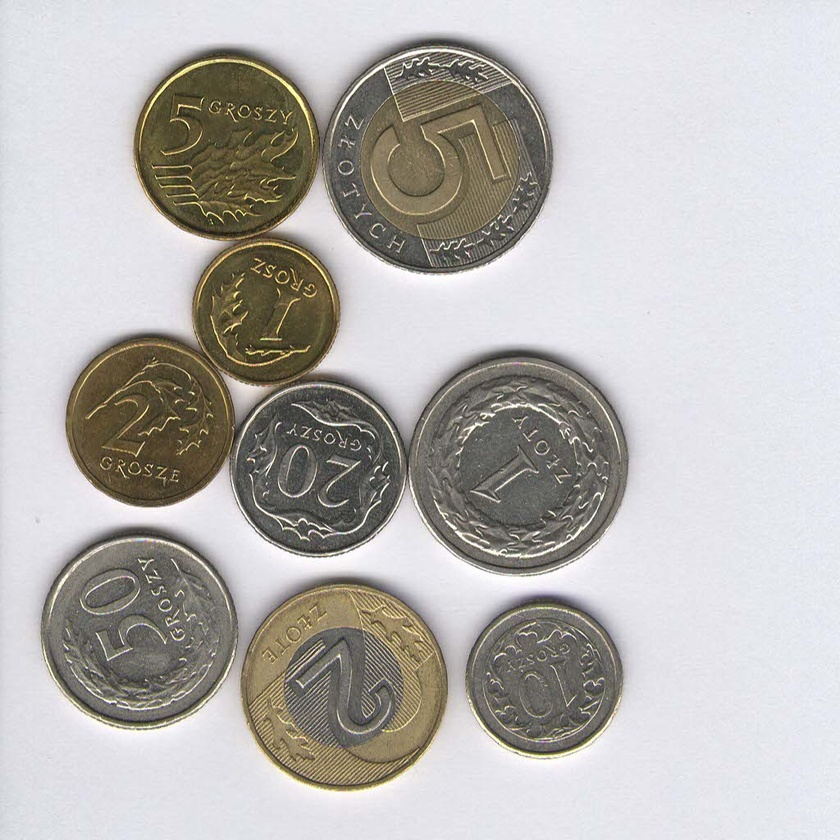
#> input picture sample_images/coins_23.jpg, 840 x 840 px, shrunk from 1024 x 1024 before the run
$ jupyter execute --allow-errors coin_detection.ipynb   (older library calls are emulated)
#> lines starting #> are read from the running program, lines starting #| are printed output that depends on the picture; after the words box and inside, x2 and y2 are one past the last pixel; in counts of white or black regions, pixels touching at a corner belong together
# Digital Image Processing - coin detection

*author*: Rafał Lelito

Please select file form **sample_images** folder and then assign it to **sourceImage** variable.

### Functions displaying images

[cell 1]
import matplotlib.pyplot as plt

# displaying images next to each other
def show2imgs(im1, im2, title1 = '1st image', title2 = '2nd image', size = (17,17)):
    f, (ax1, ax2) = plt.subplots(1,2, figsize=size)
    ax1.imshow(im1, cmap = 'gray')
    ax1.axis()
    ax1.set_title(title1)

    ax2.imshow(im2, cmap = 'gray')
    ax2.axis()
    ax2.set_title(title2)
    plt.show()

# displaying one image
# [6 lines left out: function showimg, not called in this run]

### Loading image and initial preparations

[cell 2]
sourceImage = 'coins_23.jpg'


from skimage import io, color, img_as_ubyte
import cv2
import warnings
warnings.filterwarnings('ignore')

image = io.imread('sample_images/' + sourceImage)
#> image is the input picture: shape (840, 840, 3); mean R, G, B 183.5, 180.9, 178.1
imageGray = color.rgb2gray(image)
imageUbyte = img_as_ubyte(imageGray)
imageBlur = cv2.blur(imageUbyte, (9,9))

show2imgs(image, imageGray, "Original image", "Image in grayscale")
show2imgs(imageUbyte, imageBlur, "Image as ubyte", "Image after blurring")
#> call 2 of show2imgs, with title1 = 'Image as ubyte', title2 = 'Image after blurring', size = (17, 17)
#> in show2imgs (call 2), `plt.show()`:
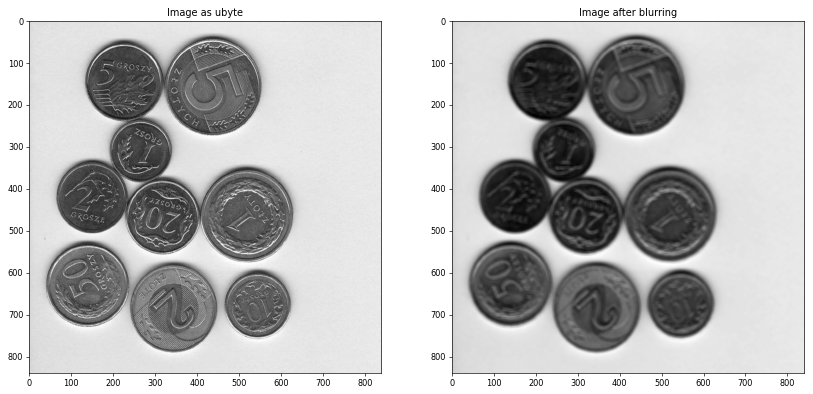
#> figure drawn by matplotlib, 2 panels

### Comparing results of binary conversion

[cell 3]
import cv2

th = 78
th, imageBinaryBlur = cv2.threshold(imageBlur, thresh = th, maxval = 255, type = cv2.THRESH_OTSU)
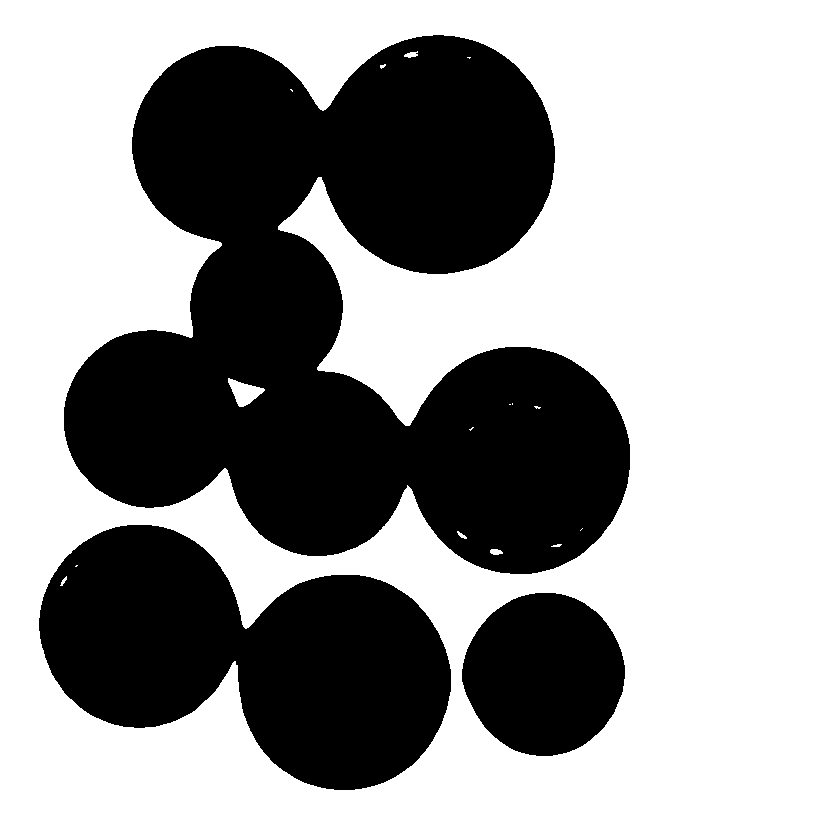
#> imageBinaryBlur: shape (840, 840); 61.8% white; 3 black regions, box (x1, y1, x2, y2) and area: (64, 35, 630, 574) 181301, (39, 525, 451, 790) 67942, (462, 593, 625, 756) 20407
#> th = 167
th, imageBinaryUbyte = cv2.threshold(imageUbyte, thresh = th, maxval = 255, type = cv2.THRESH_OTSU)
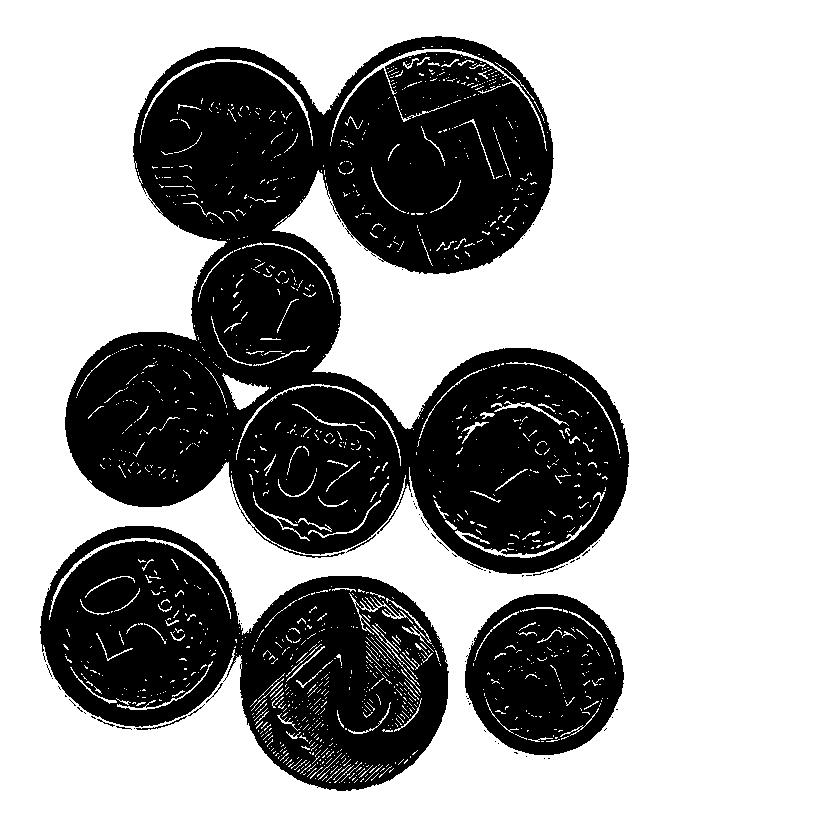
#> imageBinaryUbyte: shape (840, 840); 64.7% white; 68 black regions (59 under 20 px), largest, box (x1, y1, x2, y2) and area: (65, 36, 629, 574) 169042, (40, 526, 449, 791) 60825, (465, 594, 624, 755) 18810
#> th = 162

show2imgs(imageBinaryUbyte, imageBinaryBlur, "Image (ubyte) after binary conversion", "Image (blur) after binary conversion")

## Image tranistion to split coins

### Morphology operations: opening and dilation

[cell 4]
import numpy as np
import cv2

kernelEllipse = cv2.getStructuringElement(cv2.MORPH_ELLIPSE,(7,7))

imageOpening = cv2.morphologyEx(imageBinaryBlur, cv2.MORPH_OPEN, kernel = kernelEllipse, iterations = 2)
#> imageOpening: shape (840, 840); 61.7% white; 2 black regions, box (x1, y1, x2, y2) and area: (64, 35, 630, 574) 181892, (39, 525, 625, 790) 88630
imageDilate = cv2.morphologyEx(imageOpening, cv2.MORPH_DILATE, kernel = kernelEllipse, iterations = 4)
#> imageDilate: shape (840, 840); 69.3% white; 3 black regions, box (x1, y1, x2, y2) and area: (76, 47, 618, 562) 147654, (51, 537, 443, 778) 54149, (471, 605, 613, 744) 14816

show2imgs(imageOpening, imageDilate, "Image after opening operation", "Image after dilation operation")

### Operations: color inversion, distance transform

[cell 5]
imageInvert = cv2.bitwise_not(imageDilate)
imageDistanceTransform = cv2.distanceTransform(imageInvert,cv2.DIST_L2,5)

show2imgs(imageInvert, imageDistanceTransform, "Image after color inversion", "Image after distance transform")

### Searching for certain foreground of coin and dilation operation

[cell 6]
_, certainForeground = cv2.threshold(imageDistanceTransform, thresh=0.35*imageDistanceTransform.max(), maxval=255, type=0)
#> certainForeground: shape (840, 840) float32; 10.5% white; 9 white regions, largest, box (x1, y1, x2, y2) and area: (353, 83, 507, 226) 15753, (443, 395, 582, 526) 13171, (283, 623, 404, 742) 11016
certainForegroundU8 = np.uint8(certainForeground)
imageCore = cv2.morphologyEx(certainForegroundU8, cv2.MORPH_DILATE, kernel = kernelEllipse, iterations = 10)
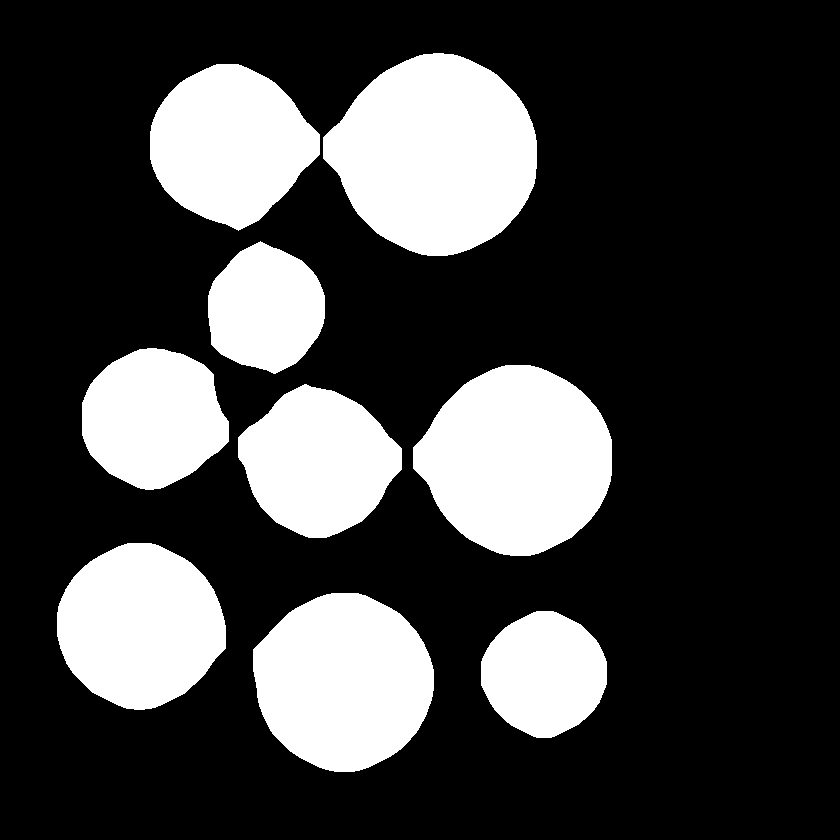
#> imageCore: shape (840, 840); 25.9% white; 9 white regions

show2imgs(certainForeground, imageCore, "Image with certain foreground", "Image after dilation")

### Operations: searching for edge of coins, merging them with image and removing small objects

[cell 7]
_, objectContours, _ = cv2.findContours(imageCore, cv2.RETR_EXTERNAL, cv2.CHAIN_APPROX_SIMPLE)
#> objectContours = 9 contours; largest, box (x1, y1, x2, y2) and area: (323, 53, 537, 256) 31612, (413, 365, 612, 556) 27868, (253, 593, 434, 772) 24598, (57, 543, 226, 710) 21097, (150, 64, 320, 231) 19648
imageContours = np.zeros_like(imageInvert)
for i in range(len(objectContours)):
    objectCircle = objectContours[i]
    (y, x), objectRadius = cv2.minEnclosingCircle(objectCircle)
    objectCenter = (int(y), int(x))
    objectRadius = int(objectRadius)
    cv2.circle(imageContours, objectCenter, objectRadius, 255, 3)
#> this loop made 9 passes
#> (y, x, objectRadius, objectCenter) on passes 1 to 8: (543.5, 673.7, 63, (543, 673)), (340.8, 679.1, 92, (340, 679)), (141.5, 627, 86, (141, 627)), (319.2, 454.7, 83, (319, 454)), (512.6, 457.7, 100, (512, 457)), (155, 421.5, 75, (155, 421)), (266.3, 307.1, 66, (266, 307)), (234.2, 144.6, 85, (234, 144))
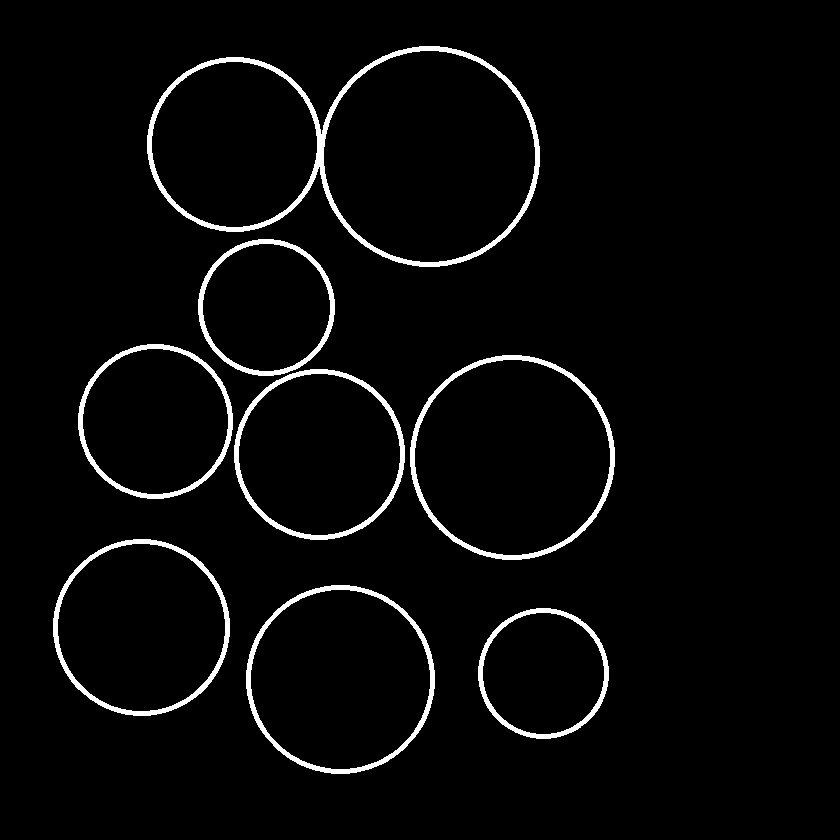
#> imageContours: shape (840, 840); 3.3% white; 8 white regions, largest, box (x1, y1, x2, y2) and area: (147, 46, 540, 267) 5985, (410, 355, 615, 560) 3144, (246, 585, 435, 774) 2826

imageContours = cv2.morphologyEx(imageContours, cv2.MORPH_CLOSE, kernel = kernelEllipse, iterations = 12)
#> imageContours: shape (840, 840); 6.6% white; 1 white region, box (x1, y1, x2, y2) and area: (53, 46, 615, 774) 46876
imageConnected = cv2.subtract(imageInvert, imageContours)
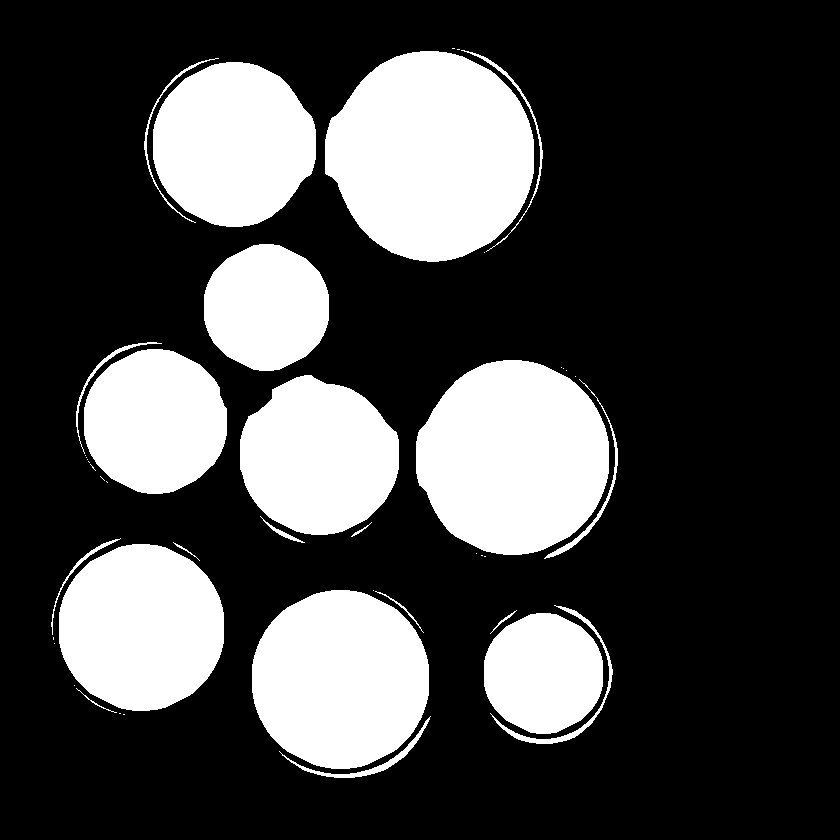
#> imageConnected: shape (840, 840); 27.6% white; 45 white regions (23 under 20 px), largest, box (x1, y1, x2, y2) and area: (325, 51, 534, 262) 33773, (416, 360, 609, 555) 29295, (252, 590, 429, 769) 25041

from skimage import morphology
imageConnectedInvert = cv2.bitwise_not(imageConnected)
#> (the rest of this cell did not finish here and is left out)

## Region splitting segmentation

[cell 8]
import numpy as np

# spliting function
# [84 lines left out: functions mySplit, mySegmentation, not called in this run]

### Launching segmentation function

[cell 9]
import time
t0 = time.time()

#> (the rest of this cell did not finish here and is left out)

[cell 10]
print("Segmentation results\n")
#> (the rest of this cell did not finish here and is left out)

### Collecting data about objects and storing them in list of dictionaries

[cell 11]
# additions functions

# [24 lines left out: functions showimgColored, transformId, getFigure, not called in this run]

[cell 12]
# list storing all data about objects in dictionary
objectsData = []

#> (the rest of this cell did not finish here and is left out)

### Function displaying objects by Id

[cell 13]
# [7 lines left out: function showimgById, not called in this run]

#> (the rest of this cell did not finish here and is left out)

### Setting center of gravity / Computing factors: BlairBliss, Feret, Haralick

[cell 14]
# functions

from scipy.spatial import distance
import math

# [34 lines left out: functions cog2, computeBlairBliss, computeFeret, computeHaralick, not called in this run]

#### Output

#> (a cell that did not finish here is left out)

## Detecting nominal value of coins

[cell 16]
# functions

import colorsys

# checking if selected value is in margin of error
# [40 lines left out: functions isIn, averageHSV, findValue, not called in this run]

### Final program output

[cell 17]
sumOfCoins = 0

print("Data for all coins:")
for i in objectsData[1:]:
    size = 30
    coinCenterColor = image[i['center'][0]-size:i['center'][0]+size, i['center'][1]-size:i['center'][1]+size]
    coinCenterColorBlur = cv2.blur(coinCenterColor, (9, 9))
    objectCenterHSV = averageHSV(coinCenterColorBlur)
    coinValue = findValue(i['size'], objectCenterHSV)
    sumOfCoins = sumOfCoins + coinValue
    print("Id: %3d \tNominal value:" % (i['id']), coinValue/100)
#> after the loop, sumOfCoins = 0

# print("\n\nSUMA NOMINALOW MONET NA OBRAZKU: %.2f" % (sumOfCoins/100), "zł")
print("\n\nTOTAL VALUE OF COINS: %.2f" % (sumOfCoins/100), "PLN")
#| TOTAL VALUE OF COINS: 0.00 PLN
